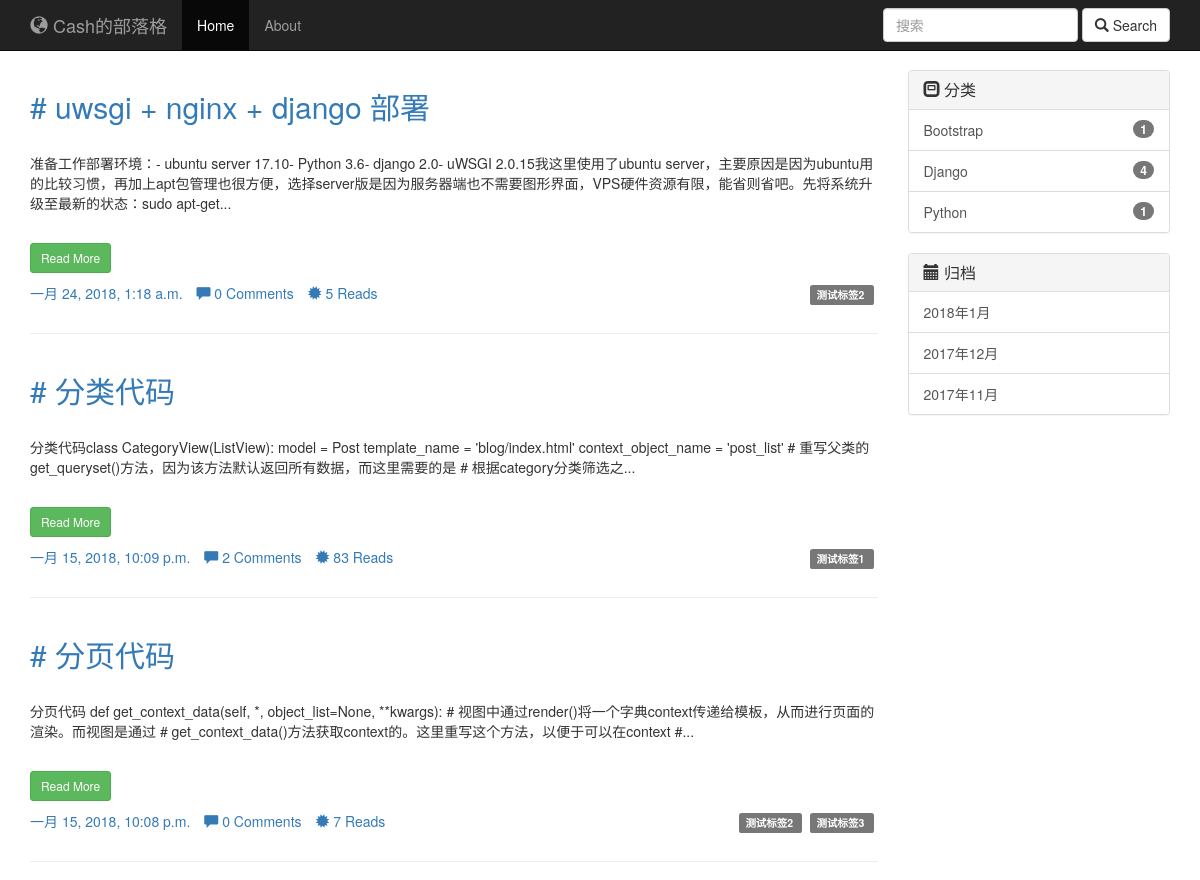
Before: / (upper part) with the older database file.
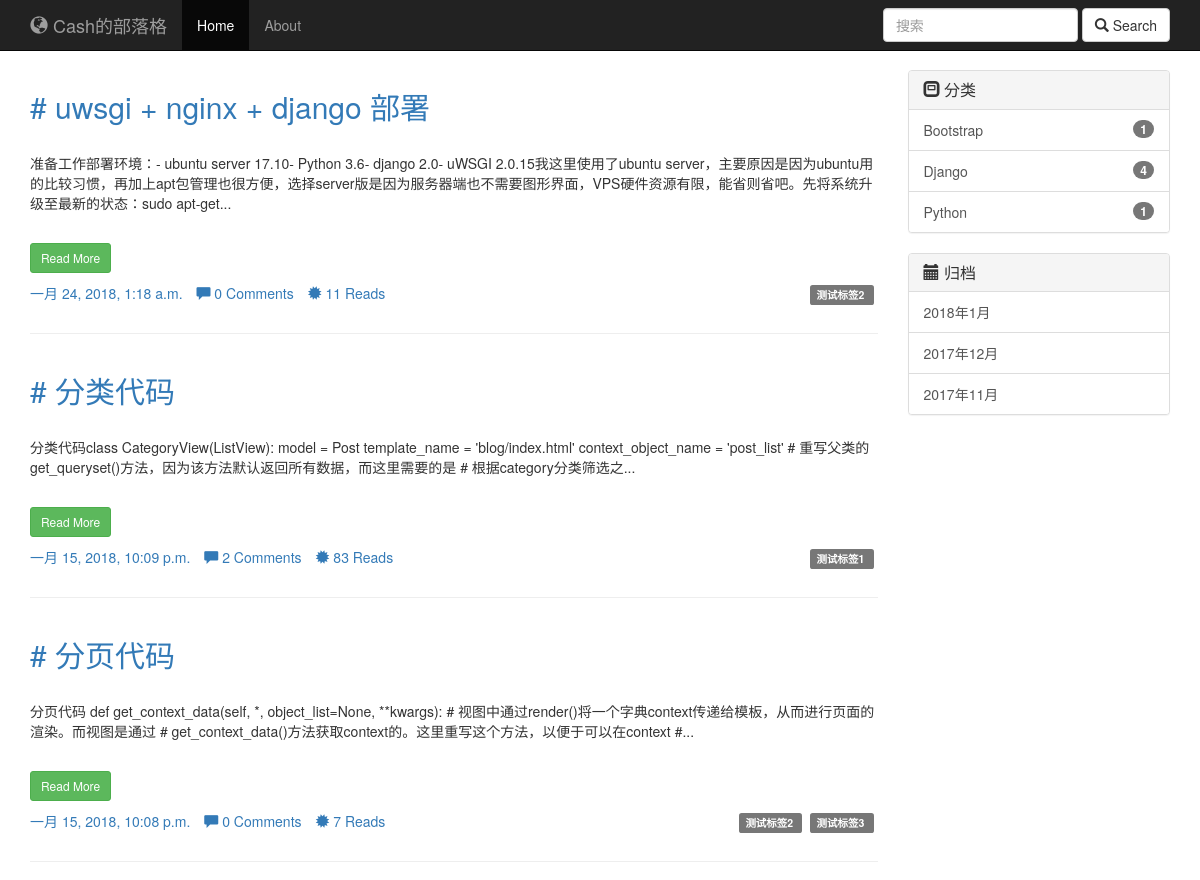
After: the same page with the newer database file.
### blog/models.py (models this page shows, shortened)
class Post(models.Model):
    title = models.CharField(max_length=70)
    body = models.TextField()
    created_time = models.DateTimeField()
    modified_time = models.DateTimeField()
    excerpt = models.CharField(max_length=200, blank=True)
    category = models.ForeignKey(Category, on_delete=models.CASCADE)
    tags = models.ManyToManyField(Tag, blank=True)
    author = models.ForeignKey(User, on_delete=models.CASCADE)
    views = models.PositiveIntegerField(default=0)
    def get_absolute_url(self):
        return reverse('blog:detail', kwargs={'pk': self.pk})
    class Meta:
        ordering = ['-created_time']

### blog/views.py (the view, shortened to what this page needs)
# urls.py: url(r'^$', views.IndexView.as_view(), name='index'),
class IndexView(ListView):
    model = Post
    template_name = 'blog/index.html'
    context_object_name = 'post_list'
    paginate_by = 10
    def get_queryset(self):
        post_list = super().get_queryset()
        md = markdown.Markdown(extensions=[
            'markdown.extensions.extra',
            'markdown.extensions.codehilite'
        ])
        for post in post_list:
            post.body = md.convert(post.body)
        return post_list
    def get_context_data(self, *, object_list=None, **kwargs):
        context = super().get_context_data(**kwargs)
        paginator = context.get('paginator')
        page = context.get('page_obj')
        is_paginated = context.get('is_paginated')
        pagination_data = self.pagination_data(paginator, page, is_paginated)
        context.update(pagination_data)
        return context
    def pagination_data(self, paginator, page, is_paginated):
        if not is_paginated:
            return {}

### blog/templatetags/blog_tags.py (called while the page is built)
@register.simple_tag
def archives():
    return Post.objects.dates('created_time', 'month', order='DESC')

@register.simple_tag
def get_categories():
    return Category.objects.all()

### templates/blog/index.html (shortened to what this page needs)
{% extends 'base.html' %}
{% load blog_tags %}
{% block main %}
    {% for post in post_list %}
        <div class="row">
            <article class="col-xs-12">
                <h2>
                    <a style="TEXT-DECORATION:none" href="{{ post.get_absolute_url }}">
                        # {{ post.title }}
                    </a>
                </h2>
                <br>
                <p>{{ post.excerpt }}...</p>
                <br>
                <p>
                    <a style="TEXT-DECORATION:none" href="{{ post.get_absolute_url }}">
                        <button class="btn btn-success btn-sm">Read More</button>
                    </a>
                </p>
                <p class="pull-right">
                    {% for tag in post.tags.all %}
                        <a style="TEXT-DECORATION:none" href="{% url 'blog:tag' tag.pk %}">
                            <span class="label label-default">
                                {{ tag.name }}
                            </span>&nbsp;
                        </a>
                    {% endfor %}
                </p>
                <ul class="list-inline">
                    <li><a href="#">{{ post.created_time }}</a></li>
                    <li><a href="#"><span class="glyphicon glyphicon-comment"></span> {{ post.comment_set.count }}
                        Comments</a></li>
                    <li><a href="#"><span class="glyphicon glyphicon-certificate"></span> {{ post.views }} Reads</a></li>
                </ul>
            </article>
        </div>
        <hr>
    {% endfor %}
{% endblock %}

Changed rows visible on the page:
changed Post "uwsgi + nginx + django 部署": views "5" → "11"
